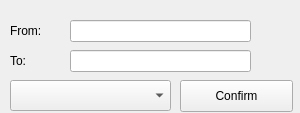
<?xml version="1.0" encoding="UTF-8"?>
<ui version="4.0">
 <class>RoutingForm</class>
 <widget class="QWidget" name="RoutingForm">
  <property name="geometry">
   <rect>
    <x>0</x>
    <y>0</y>
    <width>300</width>
    <height>113</height>
   </rect>
  </property>
  <property name="windowTitle">
   <string notr="true"/>
  </property>
  <widget class="QPushButton" name="pushButton_switch">
   <property name="geometry">
    <rect>
     <x>260</x>
     <y>30</y>
     <width>32</width>
     <height>32</height>
    </rect>
   </property>
   <property name="text">
    <string notr="true"/>
   </property>
   <property name="icon">
    <iconset resource="mainwindow.qrc">
     <normaloff>:/Icons/switch.png</normaloff>:/Icons/switch.png</iconset>
   </property>
   <property name="iconSize">
    <size>
     <width>32</width>
     <height>32</height>
    </size>
   </property>
   <property name="flat">
    <bool>true</bool>
   </property>
  </widget>
  <widget class="QLabel" name="label">
   <property name="geometry">
    <rect>
     <x>10</x>
     <y>20</y>
     <width>91</width>
     <height>21</height>
    </rect>
   </property>
   <property name="text">
    <string>From:</string>
   </property>
  </widget>
  <widget class="QLabel" name="label_2">
   <property name="geometry">
    <rect>
     <x>10</x>
     <y>50</y>
     <width>91</width>
     <height>21</height>
    </rect>
   </property>
   <property name="text">
    <string>To:</string>
   </property>
  </widget>
  <widget class="QLineEdit" name="lineEdit_from">
   <property name="geometry">
    <rect>
     <x>70</x>
     <y>20</y>
     <width>181</width>
     <height>22</height>
    </rect>
   </property>
  </widget>
  <widget class="QLineEdit" name="lineEdit_to">
   <property name="geometry">
    <rect>
     <x>70</x>
     <y>50</y>
     <width>181</width>
     <height>22</height>
    </rect>
   </property>
  </widget>
  <widget class="QPushButton" name="pushButton_confirm">
   <property name="geometry">
    <rect>
     <x>180</x>
     <y>80</y>
     <width>113</width>
     <height>32</height>
    </rect>
   </property>
   <property name="text">
    <string>Confirm</string>
   </property>
  </widget>
  <widget class="QComboBox" name="direct_comboBox">
   <property name="geometry">
    <rect>
     <x>10</x>
     <y>80</y>
     <width>161</width>
     <height>31</height>
    </rect>
   </property>
  </widget>
 </widget>
 <resources>
  <include location="mainwindow.qrc"/>
 </resources>
 <connections/>
</ui>
